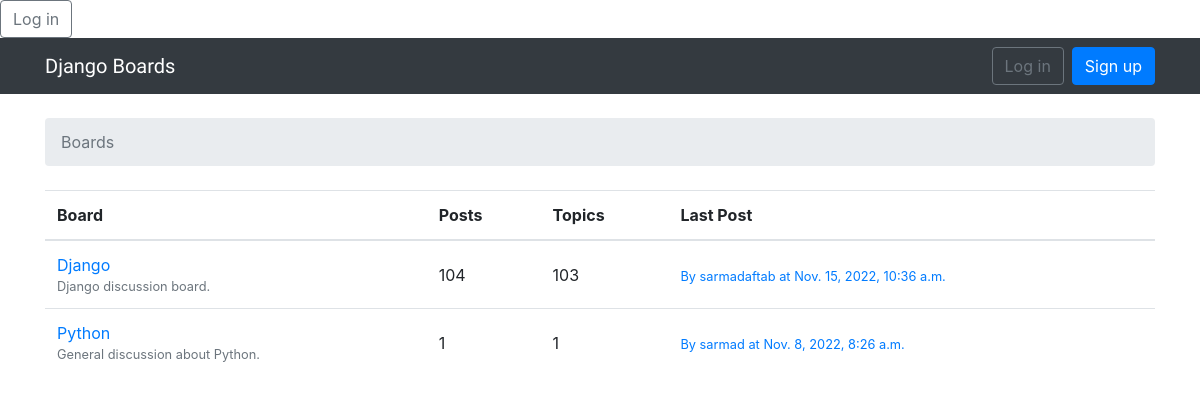
The page / on the database its author committed.
### boards/models.py (models this page shows, shortened)
class Board(models.Model):
    name = models.CharField(max_length=30,
                            unique=True, )  # In the Board model definition, more specifically in the name field, we are also setting the parameter unique=True, as the name suggests, it will enforce the uniqueness of the field at the database level.
    description = models.CharField(max_length=100)
    def get_posts_count(self):
        return Post.objects.filter(topic__board=self).count()
    def get_last_post(self):
        return Post.objects.filter(topic__board=self).order_by('-created_at').first()

class Post(models.Model):
    message = models.TextField(max_length=4000)
    topic = models.ForeignKey(
        Topic, related_name='posts',
        on_delete=models.CASCADE, )  # In the Post model, the created_at field has an optional parameter, the auto_now_add set to True. This will instruct Django to set the current date and time when a Post object is created.
    created_at = models.DateTimeField(auto_now_add=True)
    updated_at = models.DateTimeField(null=True)
    created_by = models.ForeignKey(
        User, related_name='posts', on_delete=models.CASCADE, )
    updated_by = models.ForeignKey(User, null=True, related_name='+', on_delete=models.CASCADE, )

### boards/views.py (the view)
# urls.py: path('', board_views.BoardListView.as_view(), name='home'),
class BoardListView(ListView):
    model = Board
    context_object_name = 'boards'
    template_name = 'home.html'

### templates/home.html
{% extends 'base.html' %}
{% block breadcrumb %}
    <li class="breadcrumb-item active">Boards</li>
{% endblock %}
{% block content %}
<table class="table">
    <thead class="thead-inverse">
    <tr>
        <th>Board</th>
        <th>Posts</th>
        <th>Topics</th>
        <th>Last Post</th>
    </tr>
    </thead>
    <tbody>
    {% for board in boards %}
    <tr>
        <td>
            <a href="{% url 'board_topics' board.pk %}">{{ board.name }}</a>
            <small class="text-muted d-block">{{ board.description }}</small>
        </td>
        <td class="align-middle">
            {{ board.get_posts_count }}
        </td>
        <td class="align-middle">
            {{ board.topics.count }}
        </td>
        <td class="align-middle">
            {% with post=board.get_last_post %}
            {% if post %}
            <small>
                <a href="{% url 'topic_posts' board.pk post.topic.pk %}">
                    By {{ post.created_by.username }} at {{ post.created_at }}
                </a>
            </small>
            {% else %}
            <small class="text-muted">
                <em>No posts yet.</em>
            </small>
            {% endif %}
            {% endwith %}
        </td>
    </tr>
    {% endfor %}
    </tbody>
</table>
{% endblock %}

### rows shown on the page
Board: name "Django", description "Django discussion board.", get_posts_count "104", topics.count "103", get_last_post.created_by.username "sarmadaftab", get_last_post.created_at "Nov. 15, 2022, 10:36 a.m."
Board: name "Python", description "General discussion about Python.", get_posts_count "1", topics.count "1", get_last_post.created_by.username "sarmad", get_last_post.created_at "Nov. 8, 2022, 8:26 a.m."
